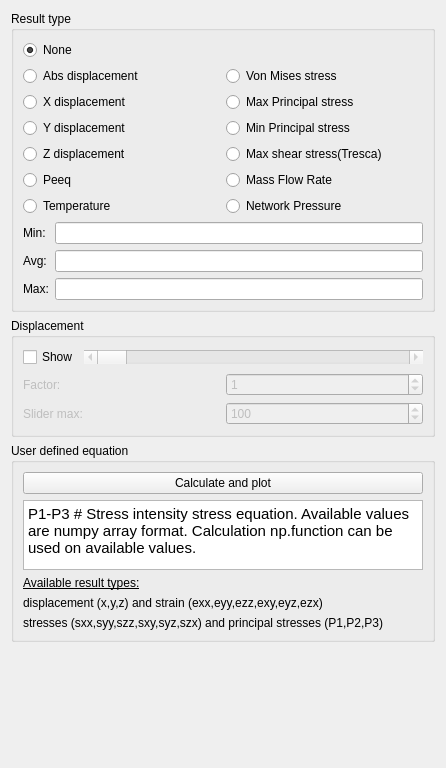
<?xml version="1.0" encoding="UTF-8"?>
<ui version="4.0">
 <class>ShowDisplacement</class>
 <widget class="QWidget" name="ShowDisplacement">
  <property name="geometry">
   <rect>
    <x>0</x>
    <y>0</y>
    <width>446</width>
    <height>768</height>
   </rect>
  </property>
  <property name="windowTitle">
   <string>Show result</string>
  </property>
  <layout class="QHBoxLayout" name="horizontalLayout">
   <item>
    <layout class="QVBoxLayout" name="verticalLayout_3">
     <item>
      <widget class="QGroupBox" name="gb_result_type">
       <property name="title">
        <string>Result type</string>
       </property>
       <layout class="QVBoxLayout" name="verticalLayout">
        <item>
         <layout class="QGridLayout" name="gridLayout">
          <item row="1" column="0">
           <widget class="QRadioButton" name="rb_abs_displacement">
            <property name="text">
             <string>Abs displacement</string>
            </property>
           </widget>
          </item>
          <item row="0" column="0">
           <widget class="QRadioButton" name="rb_none">
            <property name="text">
             <string>None</string>
            </property>
            <property name="checked">
             <bool>true</bool>
            </property>
           </widget>
          </item>
          <item row="3" column="0">
           <widget class="QRadioButton" name="rb_y_displacement">
            <property name="text">
             <string>Y displacement</string>
            </property>
           </widget>
          </item>
          <item row="2" column="0">
           <widget class="QRadioButton" name="rb_x_displacement">
            <property name="text">
             <string>X displacement</string>
            </property>
           </widget>
          </item>
          <item row="7" column="0">
           <widget class="QRadioButton" name="rb_peeq">
            <property name="text">
             <string>Peeq</string>
            </property>
           </widget>
          </item>
          <item row="5" column="0">
           <widget class="QRadioButton" name="rb_z_displacement">
            <property name="text">
             <string>Z displacement</string>
            </property>
           </widget>
          </item>
          <item row="8" column="0">
           <widget class="QRadioButton" name="rb_temperature">
            <property name="text">
             <string>Temperature</string>
            </property>
           </widget>
          </item>
          <item row="1" column="1">
           <widget class="QRadioButton" name="rb_vm_stress">
            <property name="text">
             <string>Von Mises stress</string>
            </property>
           </widget>
          </item>
          <item row="2" column="1">
           <widget class="QRadioButton" name="rb_maxprin">
            <property name="text">
             <string>Max Principal stress</string>
            </property>
           </widget>
          </item>
          <item row="3" column="1">
           <widget class="QRadioButton" name="rb_minprin">
            <property name="text">
             <string>Min Principal stress</string>
            </property>
           </widget>
          </item>
          <item row="5" column="1">
           <widget class="QRadioButton" name="rb_max_shear_stress">
            <property name="text">
             <string>Max shear stress(Tresca)</string>
            </property>
           </widget>
          </item>
          <item row="7" column="1">
           <widget class="QRadioButton" name="rb_massflowrate">
            <property name="text">
             <string>Mass Flow Rate</string>
            </property>
           </widget>
          </item>
          <item row="8" column="1">
           <widget class="QRadioButton" name="rb_networkpressure">
            <property name="text">
             <string>Network Pressure</string>
            </property>
           </widget>
          </item>
         </layout>
        </item>
        <item>
         <layout class="QFormLayout" name="formLayout">
          <item row="1" column="0">
           <widget class="QLabel" name="label_2">
            <property name="text">
             <string>Avg:</string>
            </property>
           </widget>
          </item>
          <item row="1" column="1">
           <widget class="Gui::InputField" name="le_avg">
            <property name="readOnly">
             <bool>true</bool>
            </property>
            <property name="unit" stdset="0">
             <string notr="true">mm</string>
            </property>
           </widget>
          </item>
          <item row="2" column="0">
           <widget class="QLabel" name="label">
            <property name="text">
             <string>Max:</string>
            </property>
           </widget>
          </item>
          <item row="2" column="1">
           <widget class="Gui::InputField" name="le_max">
            <property name="readOnly">
             <bool>true</bool>
            </property>
            <property name="unit" stdset="0">
             <string notr="true">mm</string>
            </property>
           </widget>
          </item>
          <item row="0" column="1">
           <widget class="Gui::InputField" name="le_min">
            <property name="readOnly">
             <bool>true</bool>
            </property>
            <property name="unit" stdset="0">
             <string notr="true">mm</string>
            </property>
           </widget>
          </item>
          <item row="0" column="0">
           <widget class="QLabel" name="label_4">
            <property name="text">
             <string>Min:</string>
            </property>
           </widget>
          </item>
         </layout>
        </item>
       </layout>
      </widget>
     </item>
     <item>
      <widget class="QGroupBox" name="gb_displacement">
       <property name="title">
        <string>Displacement</string>
       </property>
       <layout class="QVBoxLayout" name="verticalLayout_2">
        <item>
         <layout class="QHBoxLayout" name="horizontalLayout_2">
          <item>
           <widget class="QCheckBox" name="cb_show_displacement">
            <property name="text">
             <string>Show</string>
            </property>
            <property name="checked">
             <bool>false</bool>
            </property>
           </widget>
          </item>
          <item>
           <widget class="QScrollBar" name="hsb_displacement_factor">
            <property name="enabled">
             <bool>false</bool>
            </property>
            <property name="sizePolicy">
             <sizepolicy hsizetype="MinimumExpanding" vsizetype="Fixed">
              <horstretch>0</horstretch>
              <verstretch>0</verstretch>
             </sizepolicy>
            </property>
            <property name="orientation">
             <enum>Qt::Horizontal</enum>
            </property>
           </widget>
          </item>
         </layout>
        </item>
        <item>
         <layout class="QHBoxLayout" name="horizontalLayout_3">
          <item>
           <widget class="QLabel" name="label_3">
            <property name="enabled">
             <bool>false</bool>
            </property>
            <property name="text">
             <string>Factor:</string>
            </property>
           </widget>
          </item>
          <item>
           <widget class="QSpinBox" name="sb_displacement_factor">
            <property name="enabled">
             <bool>false</bool>
            </property>
            <property name="readOnly">
             <bool>false</bool>
            </property>
            <property name="maximum">
             <number>1000000</number>
            </property>
            <property name="singleStep">
             <number>10</number>
            </property>
            <property name="value">
             <number>1</number>
            </property>
           </widget>
          </item>
         </layout>
        </item>
        <item>
         <layout class="QHBoxLayout" name="horizontalLayout_4">
          <item>
           <widget class="QLabel" name="label_7">
            <property name="enabled">
             <bool>false</bool>
            </property>
            <property name="text">
             <string>Slider max:</string>
            </property>
           </widget>
          </item>
          <item>
           <widget class="QSpinBox" name="sb_displacement_factor_max">
            <property name="enabled">
             <bool>false</bool>
            </property>
            <property name="readOnly">
             <bool>false</bool>
            </property>
            <property name="maximum">
             <number>1000000</number>
            </property>
            <property name="singleStep">
             <number>10</number>
            </property>
            <property name="value">
             <number>100</number>
            </property>
           </widget>
          </item>
         </layout>
        </item>
       </layout>
      </widget>
     </item>
     <item>
      <widget class="QGroupBox" name="gb_displacement_2">
       <property name="title">
        <string>User defined equation</string>
       </property>
       <layout class="QVBoxLayout" name="verticalLayout_5">
        <item>
         <layout class="QVBoxLayout" name="verticalLayout_6">
          <item>
           <widget class="QPushButton" name="calculate">
            <property name="text">
             <string>Calculate and plot</string>
            </property>
           </widget>
          </item>
          <item>
           <widget class="QTextEdit" name="user_def_eq">
            <property name="html">
             <string>&lt;!DOCTYPE HTML PUBLIC &quot;-//W3C//DTD HTML 4.0//EN&quot; &quot;http://www.w3.org/TR/REC-html40/strict.dtd&quot;&gt;
&lt;html&gt;&lt;head&gt;&lt;meta name=&quot;qrichtext&quot; content=&quot;1&quot; /&gt;&lt;style type=&quot;text/css&quot;&gt;
p, li { white-space: pre-wrap; }
&lt;/style&gt;&lt;/head&gt;&lt;body style=&quot; font-family:'DejaVu Sans'; font-size:9pt; font-weight:400; font-style:normal;&quot;&gt;
&lt;p style=&quot; margin-top:0px; margin-bottom:0px; margin-left:0px; margin-right:0px; -qt-block-indent:0; text-indent:0px;&quot;&gt;&lt;span style=&quot; font-family:'Ubuntu'; font-size:11pt;&quot;&gt;P1-P3 # Stress intensity stress equation. Available values are numpy array format. Calculation np.function can be used on available values. &lt;/span&gt;&lt;/p&gt;&lt;/body&gt;&lt;/html&gt;</string>
            </property>
           </widget>
          </item>
          <item>
           <widget class="QLabel" name="user_def_head_1">
            <property name="text">
             <string>&lt;html&gt;&lt;head/&gt;&lt;body&gt;&lt;p&gt;&lt;span style=&quot; text-decoration: underline;&quot;&gt;Available result types:&lt;/span&gt;&lt;/p&gt;&lt;/body&gt;&lt;/html&gt;</string>
            </property>
           </widget>
          </item>
          <item>
           <widget class="QLabel" name="user_def_head_2">
            <property name="minimumSize">
             <size>
              <width>0</width>
              <height>0</height>
             </size>
            </property>
            <property name="maximumSize">
             <size>
              <width>16777215</width>
              <height>16777215</height>
             </size>
            </property>
            <property name="lineWidth">
             <number>1</number>
            </property>
            <property name="text">
             <string>&lt;html&gt;&lt;head/&gt;&lt;body&gt;&lt;p&gt;displacement (x,y,z) and strain (exx,eyy,ezz,exy,eyz,ezx)&lt;/p&gt;&lt;/body&gt;&lt;/html&gt;</string>
            </property>
            <property name="scaledContents">
             <bool>false</bool>
            </property>
            <property name="alignment">
             <set>Qt::AlignLeading|Qt::AlignLeft|Qt::AlignVCenter</set>
            </property>
            <property name="wordWrap">
             <bool>false</bool>
            </property>
            <property name="indent">
             <number>-1</number>
            </property>
            <property name="textInteractionFlags">
             <set>Qt::NoTextInteraction</set>
            </property>
           </widget>
          </item>
          <item>
           <widget class="QLabel" name="user_def_head_3">
            <property name="minimumSize">
             <size>
              <width>0</width>
              <height>0</height>
             </size>
            </property>
            <property name="maximumSize">
             <size>
              <width>16777215</width>
              <height>16777215</height>
             </size>
            </property>
            <property name="lineWidth">
             <number>1</number>
            </property>
            <property name="text">
             <string>&lt;html&gt;&lt;head/&gt;&lt;body&gt;&lt;p&gt;stresses (sxx,syy,szz,sxy,syz,szx) and principal stresses (P1,P2,P3)&lt;/p&gt;&lt;/body&gt;&lt;/html&gt;</string>
            </property>
            <property name="scaledContents">
             <bool>false</bool>
            </property>
            <property name="alignment">
             <set>Qt::AlignLeading|Qt::AlignLeft|Qt::AlignVCenter</set>
            </property>
            <property name="wordWrap">
             <bool>false</bool>
            </property>
            <property name="indent">
             <number>-1</number>
            </property>
            <property name="textInteractionFlags">
             <set>Qt::NoTextInteraction</set>
            </property>
           </widget>
          </item>
         </layout>
        </item>
       </layout>
      </widget>
     </item>
     <item>
      <spacer name="verticalSpacer">
       <property name="orientation">
        <enum>Qt::Vertical</enum>
       </property>
       <property name="sizeHint" stdset="0">
        <size>
         <width>20</width>
         <height>240</height>
        </size>
       </property>
      </spacer>
     </item>
    </layout>
   </item>
  </layout>
 </widget>
 <customwidgets>
  <customwidget>
   <class>Gui::InputField</class>
   <extends>QLineEdit</extends>
   <header>Gui/InputField.h</header>
  </customwidget>
 </customwidgets>
 <resources/>
 <connections>
  <connection>
   <sender>cb_show_displacement</sender>
   <signal>toggled(bool)</signal>
   <receiver>label_3</receiver>
   <slot>setEnabled(bool)</slot>
   <hints>
    <hint type="sourcelabel">
     <x>90</x>
     <y>232</y>
    </hint>
    <hint type="destinationlabel">
     <x>68</x>
     <y>269</y>
    </hint>
   </hints>
  </connection>
  <connection>
   <sender>cb_show_displacement</sender>
   <signal>toggled(bool)</signal>
   <receiver>sb_displacement_factor</receiver>
   <slot>setEnabled(bool)</slot>
   <hints>
    <hint type="sourcelabel">
     <x>112</x>
     <y>240</y>
    </hint>
    <hint type="destinationlabel">
     <x>124</x>
     <y>269</y>
    </hint>
   </hints>
  </connection>
  <connection>
   <sender>cb_show_displacement</sender>
   <signal>toggled(bool)</signal>
   <receiver>label_7</receiver>
   <slot>setEnabled(bool)</slot>
   <hints>
    <hint type="sourcelabel">
     <x>95</x>
     <y>238</y>
    </hint>
    <hint type="destinationlabel">
     <x>86</x>
     <y>309</y>
    </hint>
   </hints>
  </connection>
  <connection>
   <sender>cb_show_displacement</sender>
   <signal>toggled(bool)</signal>
   <receiver>sb_displacement_factor_max</receiver>
   <slot>setEnabled(bool)</slot>
   <hints>
    <hint type="sourcelabel">
     <x>161</x>
     <y>237</y>
    </hint>
    <hint type="destinationlabel">
     <x>159</x>
     <y>302</y>
    </hint>
   </hints>
  </connection>
  <connection>
   <sender>cb_show_displacement</sender>
   <signal>toggled(bool)</signal>
   <receiver>hsb_displacement_factor</receiver>
   <slot>setEnabled(bool)</slot>
   <hints>
    <hint type="sourcelabel">
     <x>48</x>
     <y>241</y>
    </hint>
    <hint type="destinationlabel">
     <x>36</x>
     <y>345</y>
    </hint>
   </hints>
  </connection>
 </connections>
</ui>
